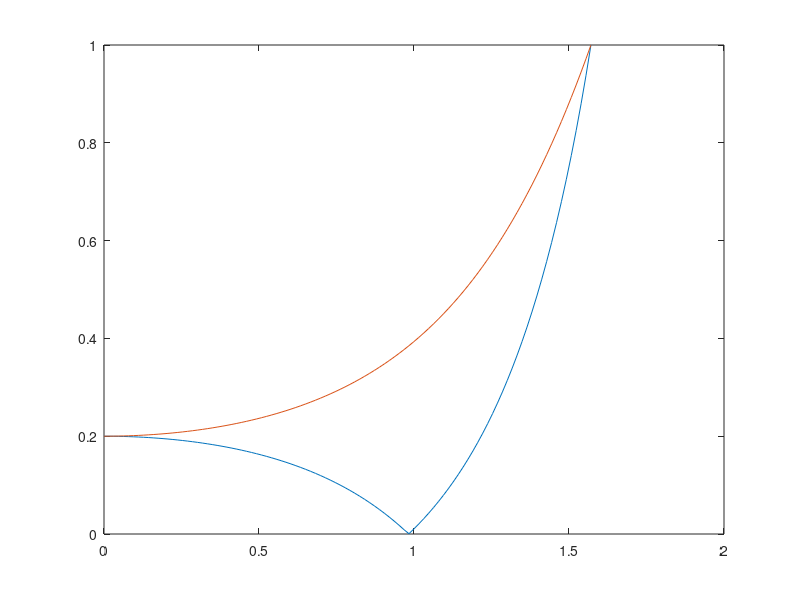

Write MATLAB code to recreate this figure.
function [r0,Brewsters] = Air2MatFresnel()
%Fresnal Reflection from Air(1.0) to Material (1.5)
%   Fucntion will generate plots of Fresnal reflectance 
%   for a dielectric material (index of refraction = 1.5)
%   Plots out reflectance values for incidence angles
%   in between 0 and 90 degrees. Must plot for
%   parallel and perpendicular polarized components
%   Also finds the reflectance of both components at
%   normal incidence and the Brewster's angle.

% Constant refraction indices
refMat = 1.5; %nt
refAir = 1.0; %ni

% plot spacing
incidenceAngles = linspace(0,pi/2,100);
transmissionAngles = getTransAngles(incidenceAngles,refAir,refMat);

[Brewsters,parComponent] = parReflectance(incidenceAngles,transmissionAngles,refAir,refMat);
Brewsters
BrewstersAngle = (Brewsters/pi) * 180
[r0,perpComponent] = perpReflectance(incidenceAngles,transmissionAngles,refAir,refMat);

figure
plot(incidenceAngles,parComponent, incidenceAngles, perpComponent)

end

%Works out transmission angles from Snell's equation
function transmissionAngles = getTransAngles(incidenceAngles,refAir,refMat)
    transmissionAngles= zeros(1,size(incidenceAngles,2));
    for i = 1:size(incidenceAngles,2)
        snells = refAir*sin(incidenceAngles(i));
        transmissionAngles(i) = asin(snells/refMat);
    end
end

%Fresnel Reflectance for parallel polarized light
function [Brewsters,reflectance] = parReflectance(incidenceAngles,transmissionAngles,refAir,refMat)
    airPar = refAir * cos(transmissionAngles);
    materialPar = refMat * cos(incidenceAngles);
    reflectance = abs((materialPar-airPar) ./ (materialPar+airPar));
    [C,I] = min(reflectance);
    Brewsters = incidenceAngles(I);
end

%Fresnel Reflectance for perpendicular polarized light
function [r0,reflectance] = perpReflectance(incidenceAngles,transmissionAngles,refAir,refMat)
    airPerp = refAir * cos(incidenceAngles);
    materialPerp = refMat * cos(transmissionAngles);
    reflectance = abs((airPerp-materialPerp) ./ (airPerp+materialPerp));
    r0 = reflectance(1);
end

